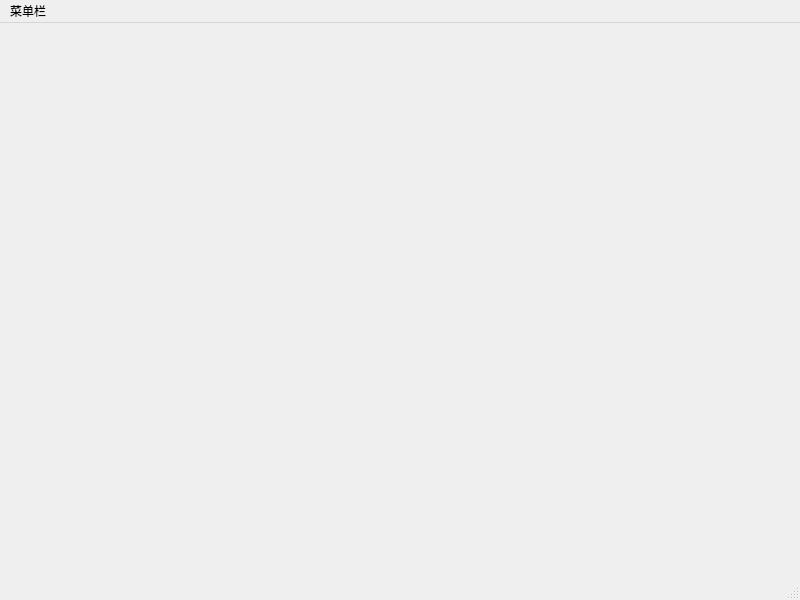
<?xml version="1.0" encoding="UTF-8"?>
<ui version="4.0">
 <class>MainWindow</class>
 <widget class="QMainWindow" name="MainWindow">
  <property name="geometry">
   <rect>
    <x>0</x>
    <y>0</y>
    <width>800</width>
    <height>600</height>
   </rect>
  </property>
  <property name="windowTitle">
   <string>MainWindow</string>
  </property>
  <widget class="QWidget" name="centralwidget"/>
  <widget class="QMenuBar" name="menubar">
   <property name="geometry">
    <rect>
     <x>0</x>
     <y>0</y>
     <width>800</width>
     <height>26</height>
    </rect>
   </property>
   <widget class="QMenu" name="menu">
    <property name="title">
     <string>菜单栏</string>
    </property>
    <addaction name="action"/>
    <addaction name="action_2"/>
    <addaction name="action_3"/>
    <addaction name="action_4"/>
   </widget>
   <addaction name="menu"/>
  </widget>
  <widget class="QStatusBar" name="statusbar"/>
  <action name="action">
   <property name="text">
    <string>注册</string>
   </property>
  </action>
  <action name="action_2">
   <property name="text">
    <string>登录</string>
   </property>
  </action>
  <action name="action_3">
   <property name="text">
    <string>退出登录</string>
   </property>
  </action>
  <action name="action_4">
   <property name="text">
    <string>退出系统</string>
   </property>
  </action>
 </widget>
 <resources/>
 <connections/>
</ui>
